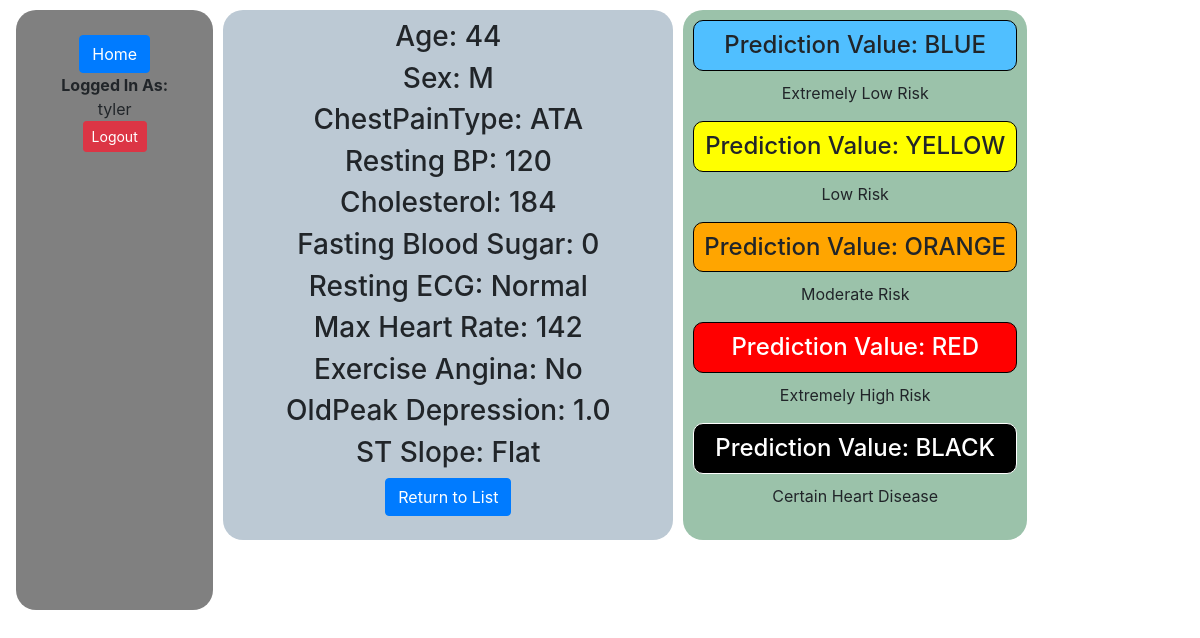
/patient/1 (signed in), run on the app's committed database.
### website/models.py (models this page shows, shortened)
class Patient(models.Model):
    age = models.IntegerField(help_text='Enter age of patient')
    sex_fields = (
        ('M', 'Male'),
        ('F', 'Female'),
    )
    sex = models.CharField(
        max_length=1,
        choices=sex_fields,
        blank=True,
        help_text='Sex of patient',
    )
    chest_fields = (
        ('TA', 'Typical Angina'),
        ('ATA', 'Atypical Angina'),
        ('NAP', ' Non-Anginal Pain'),
        ('ASY', 'Asymptomatic'),
    )
    chest = models.CharField(
        max_length=3,
        choices=chest_fields,
        blank=True,
        help_text='Chest Pain Type of patient',
    )
    restingBP = models.IntegerField(help_text='Enter Resting BP of patient')
    cholesterol = models.IntegerField(help_text='Enter Cholesterol of patient')
    fasting_bs_fields = (
        ('1', 'Above 120mg/dl'),
        ('0', 'Less than 120mb/dl')
    )
    fastingBS = models.CharField(choices=fasting_bs_fields,max_length=3 ,help_text='Enter fasting blood sugar of patient')
    ecg_fields = (
        ('Normal', 'Normal'),
        ('ST', 'Having ST-T wave abnormality'),
        ('LVH', 'Left Ventricular Hypertrophy'),
    )
    ecg = models.CharField(
        max_length = 8,
        choices = ecg_fields,
        blank=True,
        help_text='Resting ECG analysis of patient',
    )
    maxHR = models.IntegerField(help_text='Enter the max heart rate of the patient')
    exerciseAngina_fields = (
        ('Yes', "Yes"),
        ('No', 'No')
    )
    exerciseAngina = models.CharField(
        max_length = 3,
        choices = exerciseAngina_fields,
        help_text = 'Does the patient experience exercise induced angina?'
    )
    oldPeak = models.FloatField(max_length = 4, help_text = 'Enter oldpeak measured in depression')
    st_slope_fields = (
        ('Upwards', 'Upwards'),
        ('Flat', 'Flat'),
        ('Down', 'Down')
    )
    stSlope = models.CharField(
        max_length = 10,
        choices = st_slope_fields,
        help_text = 'Enter the slope of the peak exercise ST segment direction for the patient',
    )
    def perform_prediction(self):
        main = pd.read_csv('https://bscs-capstone-tyler.s3.us-east-2.amazonaws.com/cleanHeart.csv')
        regu = linReg.fit(main[['Age',
                                'Sex',
                                'ChestPainType',
                                'RestingBP',
                                'Cholesterol',
                                'FastingBS',
                                'RestingECG',
                                'MaxHR',
                                'ExerciseAngina',
                                'Oldpeak',
                                'ST_Slope']],main['HeartDisease'])
        tester = regu.predict([self.clean_attributes()])
        code = self.determine_severity(tester[0])
        return code

### website/views.py (the view)
class PatientDetailView(LoginRequiredMixin, generic.DetailView):
    model = Patient

### website/templates/website/patient_detail.html (shortened to what this page needs)
{% extends "base_generic.html" %}
{% block content %}
<div class="row">
<div style="background-color:rgb(188, 201, 212);padding:10px;width:450px;text-align: center;align-items: center;border-radius:20px;margin-left:10px">
  <h3>Age: {{ patient.age }}</h3>
  <h3>Sex: {{ patient.sex }}</h3>
  <h3>ChestPainType: {{ patient.chest }}</h3>
  <h3>Resting BP: {{ patient.restingBP }}</h3>
  <h3>Cholesterol: {{ patient.cholesterol }}</h3>
  <h3>Fasting Blood Sugar: {{ patient.fastingBS }}</h3>
  <h3>Resting ECG: {{ patient.ecg }}</h3>
  <h3>Max Heart Rate: {{ patient.maxHR }}</h3>
  <h3>Exercise Angina: {{ patient.exerciseAngina }}</h3>
  <h3>OldPeak Depression: {{ patient.oldPeak }}</h3>
  <h3>ST Slope: {{ patient.stSlope }}</h3>
  <a href="{% url 'patients' %}" class="btn btn-primary" role="button" style="align-content:center;">Return to List</a>
</div>
<div style="text-align:center;background-color: rgb(155, 194, 170);border-radius: 20px; margin-left:10px;height:530px;">
  <h4 style="background-color:rgb(80, 191, 255);max-width: 400px;margin:10px;padding:10px;border-radius:10px;border:1px solid black;">Prediction Value: BLUE</h4>
  <p>Extremely Low Risk</p>
  <h4 style="background-color:yellow;max-width: 400px;margin:10px;padding:10px;border-radius:10px;border:1px solid black;">Prediction Value: YELLOW</h4>
  <p>Low Risk</p>
  <h4 style="background-color:orange;max-width: 400px;margin:10px;padding:10px;border-radius:10px;border:1px solid black;">Prediction Value: ORANGE</h4>
  <p>Moderate Risk</p>
  <h4 style="background-color:red;max-width: 400px;margin:10px;padding:10px;border-radius:10px;border:1px solid black;color:white;">Prediction Value: RED</h4>
  <p>Extremely High Risk</p>
  <h4 style="background-color:black;max-width: 400px;margin:10px;padding:10px;border-radius:10px;border:1px solid white;color:white;">Prediction Value: BLACK</h4>
  <p>Certain Heart Disease</p>
</div>
</div>
{% endblock %}

### website/templates/base_generic.html (shortened to what this page needs)
<!DOCTYPE html>
<html lang="en">
<head>
  <link rel="stylesheet" href="https://cdn.jsdelivr.net/npm/bootstrap@4.5.3/dist/css/bootstrap.min.css">
  {% load static %}
  <link rel="stylesheet" href="{% static 'css/styles.css' %}">
</head>
<body>
  <div class="container-fluid">
    <div class="row" style="margin-left:1px;margin-top:10px;">
      <div class="col-sm-2 d-flex flex-column" style="height:600px;width:100px;align-items: center;padding:10px;background-color:grey;border-radius:20px;">
        <a href="{% url 'index' %}" class="btn btn-primary" role="button" style="margin-top:15px;">Home</a>
        {% if user.is_authenticated %}
        <b>Logged In As:</b> {{ user.get_username }}
        <a href="{% url 'logout'%}?next={{request.path}}" class="btn btn-danger btn-sm" role="button">Logout</a>
        {% else %}
        <a href="{% url 'login'%}?next={{request.path}}" class="btn btn-primary btn-sm" role="button" style="margin:10px">Login</a>
        {% endif %}
      </div>
      <div class="col-sm-10">{% block content %}{% endblock %}</div>
    </div>
  </div>
</body>
</html>

### data on the page
Patient: age "44", sex "M", chest "ATA", restingBP "120", cholesterol "184", fastingBS "0", ecg "Normal", maxHR "142", exerciseAngina "No", oldPeak "1.0", stSlope "Flat"

### other printed values
{{ user.get_username }} "tyler"
